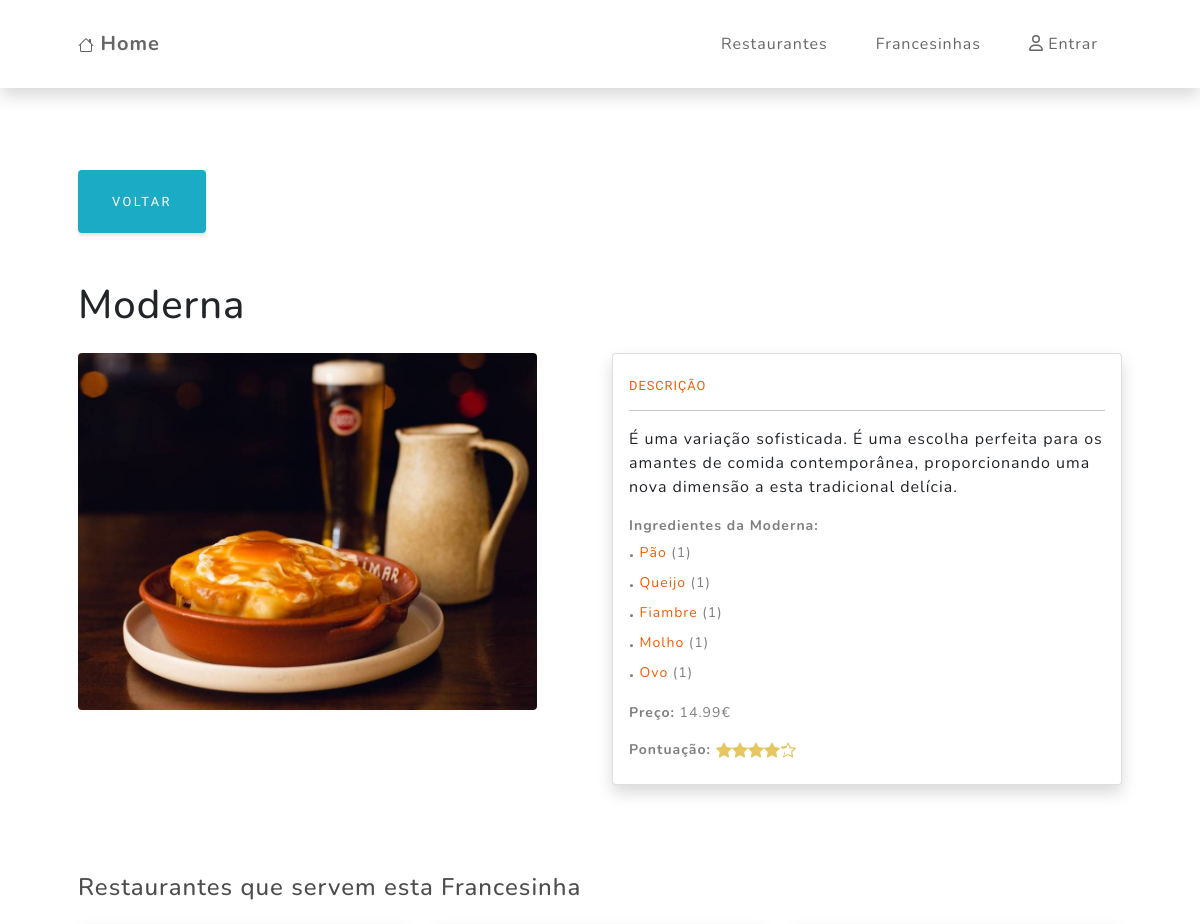
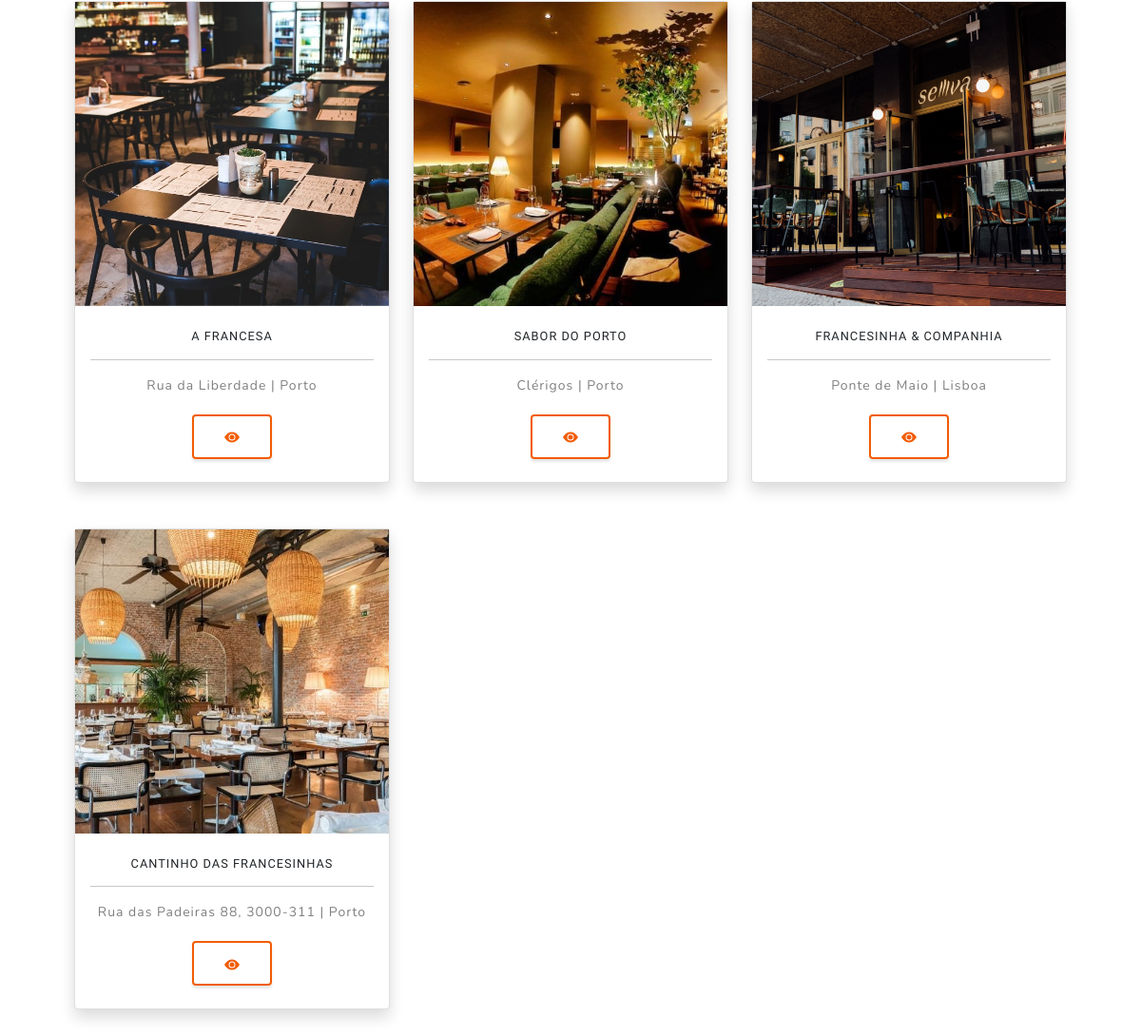
Screenshot of /francesinha_detail.php?id=2 with the database file from the repository (2 pictures, top to bottom).
### tables this page shows
CREATE TABLE `francesinhas` (
  `id_francesinhas` int(11) NOT NULL,
  `nome` varchar(45) NOT NULL,
  `preco` decimal(5,2) NOT NULL,
  `capa` varchar(45) DEFAULT NULL,
  `descricao` text DEFAULT NULL,
  `deleted` int(1) DEFAULT 0,
  `pontuacao` int(11) DEFAULT 0
);

CREATE TABLE `restaurantes` (
  `id_restaurantes` int(11) NOT NULL,
  `nome` varchar(45) NOT NULL,
  `endereco` varchar(100) NOT NULL,
  `ref_cidades` int(11) NOT NULL,
  `capa` varchar(255) NOT NULL,
  `descricao` text NOT NULL,
  `pontuacao` float DEFAULT 0,
  `deleted` int(1) DEFAULT 0
);

CREATE TABLE `cidades` (
  `id_cidades` int(11) NOT NULL,
  `nome` varchar(45) NOT NULL,
  `ref_paises` int(11) NOT NULL
);

### francesinha_detail.php (called while the page is built)
<?php include_once "./components/cp_head.php" ?>
<?php include_once "./components/cp_navbar.php" ?>
<?php include_once "./components/cp_detalhes_fran.php" ?>
<?php include_once "./components/cp_footer.php" ?>

### components/cp_detalhes_fran.php (the view, shortened to what this page needs)
<?php
        function getIngredients($francesinha_id) {
            $query = "SELECT ingredientes.nome, ingredientes_francesinhas.quantidade
                      FROM francesinhas
                      INNER JOIN ingredientes_francesinhas ON francesinhas.id_francesinhas = ingredientes_francesinhas.ref_francesinhas
                      INNER JOIN ingredientes ON ingredientes_francesinhas.ref_ingredientes = ingredientes.id_ingredientes
                      WHERE francesinhas.id_francesinhas = ?";
            $link = new_db_connection();
            $stmt = mysqli_stmt_init($link);
            if (mysqli_stmt_prepare($stmt, $query)) {
                mysqli_stmt_bind_param($stmt, "i", $francesinha_id);
                mysqli_stmt_execute($stmt);
                mysqli_stmt_bind_result($stmt, $ingredient, $quantity);
                mysqli_stmt_store_result($stmt);
                $ingredients = [];
                while (mysqli_stmt_fetch($stmt)) {
                    $ingredients[] = ['name' => $ingredient, 'quantity' => $quantity];
                }
                return $ingredients;
            } else {
                return false;
            }
        }
    $query = "SELECT
                f.id_francesinhas,
                f.nome AS francesinha_nome,
                f.pontuacao,
                f.descricao,
                f.preco,
                f.capa AS francesinha_capa,
                r.id_restaurantes,
                r.nome AS restaurante_nome,
                r.endereco AS restaurante_endereco,
                r.capa AS restaurante_capa,
                c.nome AS cidade_nome
              FROM
                francesinhas f
              LEFT JOIN
                francesinhas_restaurantes fr ON f.id_francesinhas = fr.ref_francesinhas
              LEFT JOIN
                restaurantes r ON fr.ref_restaurantes = r.id_restaurantes
              LEFT JOIN
                cidades c ON r.ref_cidades = c.id_cidades
              WHERE
                f.id_francesinhas = ?";
    if (isset($_GET['id'])) {
        $id_francesinhas = $_GET['id'];
        $link = new_db_connection();
        $stmt = mysqli_stmt_init($link);
        if (mysqli_stmt_prepare($stmt, $query)) {
            mysqli_stmt_bind_param($stmt, "i", $id_francesinhas);
            mysqli_stmt_execute($stmt);
            mysqli_stmt_bind_result($stmt, $id_francesinhas, $francesinha_nome, $pontuacao, $descricao, $preco, $francesinha_capa, $id_restaurantes, $restaurante_nome, $restaurante_endereco, $restaurante_capa, $cidade_nome);
            mysqli_stmt_store_result($stmt);
            if (mysqli_stmt_num_rows($stmt) > 0) {
                $restaurantes = [];
                while (mysqli_stmt_fetch($stmt)) {
                    if ($id_restaurantes) {
                        $restaurantes[] = [
                            'id_restaurantes' => $id_restaurantes,
                            'nome' => $restaurante_nome,
                            'endereco' => $restaurante_endereco,
                            'capa' => $restaurante_capa,
                            'cidade_nome' => $cidade_nome
                        ];
                    }
                }
                ?>
                <section class="sec-filmes pb-5" id="lista-filmes">
                    <div class="container px-lg-5 pt-3">
                        <?php
                        if (isset($_SERVER['HTTP_REFERER']) && !empty($_SERVER['HTTP_REFERER'])) {
                            $previousPage = $_SERVER['HTTP_REFERER'];
                        } else {
                            $previousPage = "francesinha.php";
                        }
                        ?>
                        <a class="btn btn-info mt-4" href="<?=$previousPage?>">Voltar</a>
                        <h1 class="pt-5 pb-3"><?= $francesinha_nome ?></h1>
                        <div class="row d-flex flex-row justify-content-between">
                            <div class="col detalhes">
                                <img class="img-fluid mb-3 rounded" src="./imgs/capas/<?= $francesinha_capa ?>" />
                            </div>
                            <div class="col detalhes">
                                <div class="card pb-2 shadow rounded">
                                    <div class="card-body">
                                        <h4 class="text-uppercase text-primary m-0 mt-2">Descrição</h4>
                                        <hr class="my-3 mx-auto" />
                                        <p class="tipo-filme mb-3"><?= $descricao ?></p>
                                        <div class="tipo-filme mb-0 small text-black-50 mt-3">
                                            <?php
                                            $francesinha_id = $id_francesinhas;
                                            $ingredients = getIngredients($francesinha_id);
                                            echo "<strong>Ingredientes da $francesinha_nome:</strong><br>";
                                            if ($ingredients !== false && !empty($ingredients)) {
                                                foreach ($ingredients as $ingredient) {
                                                    echo "<span class='fs-5 fw-bold'>.</span> <span class='text-primary'>{$ingredient['name']}</span> ({$ingredient['quantity']})<br>";
                                                }
                                            } else {
                                                echo "- Ainda não tem ingredientes associados<br>";
                                            }
                                            ?>
                                        </div>
                                        <div class="tipo-filme mb-0 small text-black-50 mt-3"><strong>Preço:</strong> <?= $preco ?>€</div>
                                        <div class="tipo-filme mb-0 small text-black-50 mt-3">
                                            <strong>Pontuação:</strong>
                                        </div>
                                    </div>
                                </div>
                            </div>
                        </div>
                        <div class="row pt-4 mt-3">
                            <h3 class="pt-5 pb-3">Restaurantes que servem esta Francesinha</h3>
                            <?php
                            if (!empty($restaurantes)) {
                                foreach ($restaurantes as $restaurante) {
                                    ?>
                                    <div class="col-md-4 mb-md-0 pb-5">
                                        <div class="card pb-2 h-100 shadow rounded">
                                            <div class="capas-preview" style='background-image: url("./imgs/capas/<?= $restaurante['capa'] ?>")'></div>
                                            <div class="card-body text-center">
                                                <h4 class="text-uppercase m-0 mt-2"><?= $restaurante['nome'] ?></h4>
                                                <hr class="my-3 mx-auto"/>
                                                <div class="tipo-filme mb-0 small text-black-50"><?= $restaurante['endereco'] ?> | <?= $restaurante['cidade_nome'] ?></div>
                                                <a href='restaurante_detail.php?id=<?= $restaurante['id_restaurantes'] ?>' class='mt-2 btn btn-outline-primary'>
                                                    <b>
                                                        <svg xmlns="http://www.w3.org/2000/svg" width="16" height="16" fill="currentColor" class="bi bi-eye-fill" viewBox="0 0 16 16">
                                                            <path d="M10.5 8a2.5 2.5 0 1 1-5 0 2.5 2.5 0 0 1 5 0"/>
                                                            <path d="M0 8s3-5.5 8-5.5S16 8 16 8s-3 5.5-8 5.5S0 8 0 8m8 3.5a3.5 3.5 0 1 0 0-7 3.5 3.5 0 0 0 0 7"/>
                                                        </svg>
                                                    </b>
                                                </a>
                                            </div>
                                        </div>
                                    </div>
                                    <?php
                                }
                            } else {
                                echo '<div class="col-12 alert-warning p-4">Não há restaurantes que servem esta francesinha!</div>';
                            }
                            ?>
                        </div>
                    </div>
                </section>
                <?php
            } else {
                echo '<div class="alert-warning p-4">A francesinha que procura não existe!</div>';
            }
        } else {
            echo "Erro na preparação da declaração";
        }
    } else {
        header("Location: francesinha.php");
    }
?>

### rows the page displays
francesinhas: restaurantes.capa (picture), restaurantes.nome "A FRANCESA", restaurantes.endereco "Rua da Liberdade", cidades.nome "Porto", restaurantes.nome "SABOR DO PORTO", restaurantes.endereco "Clérigos", restaurantes.nome "FRANCESINHA & COMPANHIA", restaurantes.endereco "Ponte de Maio", cidades.nome "Lisboa", restaurantes.nome "CANTINHO DAS FRANCESINHAS", restaurantes.endereco "Rua das Padeiras 88, 3000-311"

### other values shown
$francesinha_nome "Moderna"
$descricao "É uma variação sofisticada. É uma escolha perfeita para os amantes de comida contemporânea, proporcionando uma nova dimensão a esta tradicional delícia."
$ingredient['name'] "Pão"
$ingredient['quantity'] "1"
$ingredient['name'] "Queijo"
$ingredient['name'] "Fiambre"
$ingredient['name'] "Molho"
$ingredient['name'] "Ovo"
$preco "14.99"
